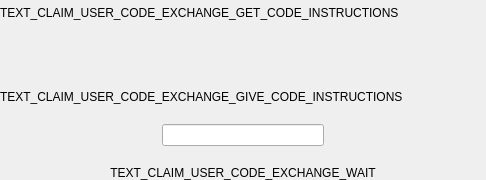
<?xml version="1.0" encoding="UTF-8"?>
<ui version="4.0">
 <class>ClaimUserCodeExchangeWidget</class>
 <widget class="QWidget" name="ClaimUserCodeExchangeWidget">
  <property name="geometry">
   <rect>
    <x>0</x>
    <y>0</y>
    <width>486</width>
    <height>180</height>
   </rect>
  </property>
  <property name="windowTitle">
   <string>Form</string>
  </property>
  <layout class="QVBoxLayout" name="verticalLayout">
   <property name="spacing">
    <number>20</number>
   </property>
   <property name="leftMargin">
    <number>0</number>
   </property>
   <property name="topMargin">
    <number>0</number>
   </property>
   <property name="rightMargin">
    <number>0</number>
   </property>
   <property name="bottomMargin">
    <number>0</number>
   </property>
   <item>
    <widget class="QWidget" name="widget_greeter_code" native="true">
     <property name="enabled">
      <bool>true</bool>
     </property>
     <layout class="QVBoxLayout" name="verticalLayout_3">
      <property name="spacing">
       <number>20</number>
      </property>
      <property name="leftMargin">
       <number>0</number>
      </property>
      <property name="topMargin">
       <number>0</number>
      </property>
      <property name="rightMargin">
       <number>0</number>
      </property>
      <property name="bottomMargin">
       <number>0</number>
      </property>
      <item>
       <widget class="QLabel" name="label_3">
        <property name="lineWidth">
         <number>0</number>
        </property>
        <property name="text">
         <string>TEXT_CLAIM_USER_CODE_EXCHANGE_GET_CODE_INSTRUCTIONS</string>
        </property>
        <property name="wordWrap">
         <bool>true</bool>
        </property>
       </widget>
      </item>
      <item>
       <layout class="QHBoxLayout" name="layout_greeter_code">
        <property name="rightMargin">
         <number>0</number>
        </property>
        <item>
         <spacer name="horizontalSpacer">
          <property name="orientation">
           <enum>Qt::Horizontal</enum>
          </property>
          <property name="sizeHint" stdset="0">
           <size>
            <width>40</width>
            <height>20</height>
           </size>
          </property>
         </spacer>
        </item>
        <item>
         <widget class="CodeInputWidget" name="code_input_widget" native="true"/>
        </item>
        <item>
         <spacer name="horizontalSpacer_2">
          <property name="orientation">
           <enum>Qt::Horizontal</enum>
          </property>
          <property name="sizeHint" stdset="0">
           <size>
            <width>40</width>
            <height>20</height>
           </size>
          </property>
         </spacer>
        </item>
       </layout>
      </item>
     </layout>
    </widget>
   </item>
   <item>
    <widget class="QWidget" name="widget_claimer_code" native="true">
     <property name="enabled">
      <bool>true</bool>
     </property>
     <layout class="QVBoxLayout" name="verticalLayout_2">
      <property name="spacing">
       <number>20</number>
      </property>
      <property name="leftMargin">
       <number>0</number>
      </property>
      <property name="topMargin">
       <number>0</number>
      </property>
      <property name="rightMargin">
       <number>0</number>
      </property>
      <property name="bottomMargin">
       <number>0</number>
      </property>
      <item>
       <widget class="QLabel" name="label_2">
        <property name="text">
         <string>TEXT_CLAIM_USER_CODE_EXCHANGE_GIVE_CODE_INSTRUCTIONS</string>
        </property>
        <property name="wordWrap">
         <bool>true</bool>
        </property>
       </widget>
      </item>
      <item>
       <layout class="QHBoxLayout" name="horizontalLayout">
        <item>
         <spacer name="horizontalSpacer_3">
          <property name="orientation">
           <enum>Qt::Horizontal</enum>
          </property>
          <property name="sizeHint" stdset="0">
           <size>
            <width>40</width>
            <height>20</height>
           </size>
          </property>
         </spacer>
        </item>
        <item>
         <widget class="QLineEdit" name="line_edit_claimer_code">
          <property name="alignment">
           <set>Qt::AlignCenter</set>
          </property>
          <property name="readOnly">
           <bool>true</bool>
          </property>
         </widget>
        </item>
        <item>
         <spacer name="horizontalSpacer_4">
          <property name="orientation">
           <enum>Qt::Horizontal</enum>
          </property>
          <property name="sizeHint" stdset="0">
           <size>
            <width>40</width>
            <height>20</height>
           </size>
          </property>
         </spacer>
        </item>
       </layout>
      </item>
      <item>
       <widget class="QLabel" name="label_wait">
        <property name="text">
         <string>TEXT_CLAIM_USER_CODE_EXCHANGE_WAIT</string>
        </property>
        <property name="alignment">
         <set>Qt::AlignCenter</set>
        </property>
        <property name="wordWrap">
         <bool>true</bool>
        </property>
       </widget>
      </item>
     </layout>
    </widget>
   </item>
  </layout>
 </widget>
 <customwidgets>
  <customwidget>
   <class>CodeInputWidget</class>
   <extends>QWidget</extends>
   <header>parsec.core.gui.custom_widgets</header>
   <container>1</container>
  </customwidget>
 </customwidgets>
 <resources/>
 <connections/>
</ui>
